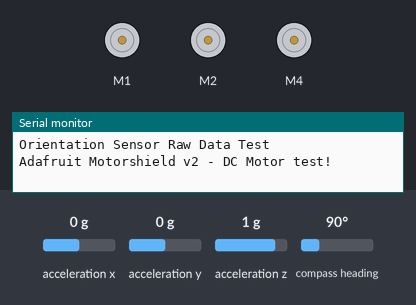
This sketch was run on a simulated Arduino Uno, built with avr-gcc and run on an emulated ATmega328P. On the bench: 3 × DC motor (green arrow = forward, orange = backward, longer = faster), the last lines printed to the serial monitor. The test bench sets the inputs (shaded band); at power-on: acceleration x 0 g, acceleration y 0 g, acceleration z 1 g, compass heading 90°.

Above: at 1.1 s.
At 4.7 s:
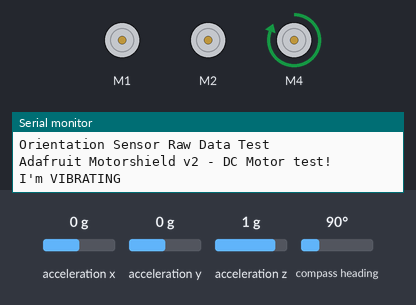
Timing chart, 0 to 7.2 s (numbered marks = the images above):
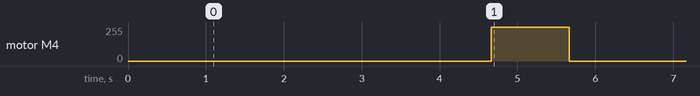

The sketch:

testing_9DOF.ino
```cpp
#include <Wire.h>
#include <Adafruit_Sensor.h>
#include <Adafruit_BNO055.h>
#include <utility/imumaths.h>

#include <Adafruit_MotorShield.h>
#include "utility/Adafruit_MS_PWMServoDriver.h"
#include "Adafruit_VL53L0X.h"

#define BNO055_SAMPLERATE_DELAY_MS (100)

Adafruit_BNO055 bno = Adafruit_BNO055();

Adafruit_MotorShield AFMS = Adafruit_MotorShield();

// Select which 'port' M1, M2, M3 or M4. In this case, M1
Adafruit_DCMotor *leftMotor = AFMS.getMotor(1);
// You can also make another motor on port M2
Adafruit_DCMotor *rightMotor = AFMS.getMotor(2);
Adafruit_DCMotor *vibratingMotor = AFMS.getMotor(4);

int16_t x, y, z;
uint16_t i;
unsigned long restrainedMillis;
unsigned long currentMillis;


void setup() {
  // put your setup code here, to run once:
Serial.begin(9600);
  Serial.println("Orientation Sensor Raw Data Test"); Serial.println("");

  /* Initialise the sensor */
  if(!bno.begin())
  {
    /* There was a problem detecting the BNO055 ... check your connections */
    Serial.print("Ooops, no BNO055 detected ... Check your wiring or I2C ADDR!");
    while(1);
  }

  delay(1000);
  bno.setExtCrystalUse(true);

  Serial.begin(9600);           // set up Serial library at 9600 bps
  Serial.println("Adafruit Motorshield v2 - DC Motor test!");

  AFMS.begin();  // create with the default frequency 1.6KHz
  //AFMS.begin(1000);  // OR with a different frequency, say 1KHz

  // Set the speed to start, from 0 (off) to 255 (max speed)
  leftMotor->setSpeed(150);
  leftMotor->run(FORWARD);
  // turn on motor
  leftMotor->run(RELEASE);

  rightMotor->setSpeed(150);
  rightMotor->run(FORWARD);
  // turn on motor
  rightMotor->run(RELEASE);

  vibratingMotor->setSpeed(150);
  vibratingMotor->run(FORWARD);
  // turn on motor
  vibratingMotor->run(RELEASE);
}

void loop() {
  // put your main code here, to run repeatedly:

  imu::Vector<3> euler = bno.getVector(Adafruit_BNO055::VECTOR_LINEARACCEL);
//
// Serial.print("X: ");
//  Serial.print(euler.x());
//  Serial.print(" Y: ");
//  Serial.print(euler.y());
//  Serial.print(" Z: ");
//Serial.print(euler.z());
// Serial.print("\t\t");


// uint8_t system, gyro, accel, mag = 0;
//  bno.getCalibration(&system, &gyro, &accel, &mag);
//  Serial.print("CALIBRATION: Sys=");
//  Serial.print(system, DEC);
//  Serial.print(" Gyro=");
//  Serial.print(gyro, DEC);
//  Serial.print(" Accel=");
//  Serial.print(accel, DEC);
//  Serial.print(" Mag=");
//  Serial.println(mag, DEC);
//
//  delay(BNO055_SAMPLERATE_DELAY_MS);

x = abs(euler.x());
y = abs(euler.y());
z = abs(euler.z());
currentMillis = millis();

if( x + y + z > 5) {
  Serial.print("I've been Tapped");
  Serial.print("\n");
  Serial.print(millis());
  i = 0;
}
else if ( x + y + z < 2) {
//  Serial.print("I'm restrained");

    i += 1;


  if (i == 2000) {
    Serial.print("\n");
    Serial.print("I'm VIBRATING");
    Serial.print("\n");
    vibratingMotor->run(FORWARD);
    vibratingMotor->setSpeed(255);
    delay(1000);
    vibratingMotor->run(RELEASE);
    i = 0;
  }
}
else {
  Serial.print("\n");
  Serial.print("I'm fine \n");

  i = 0;
}


}
```

Measured:
- by itself, motor M4: stopped → forward 255/255 at 4.7 s, → stopped 1.0 s later
